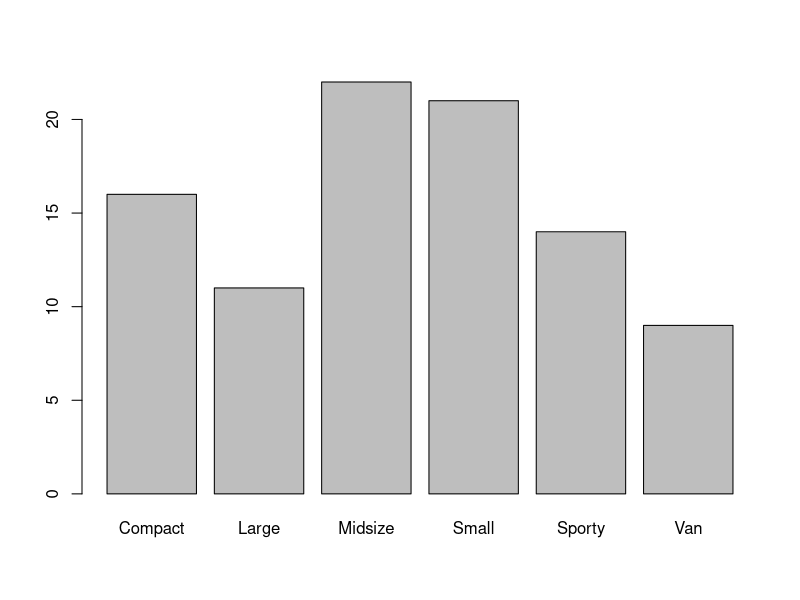
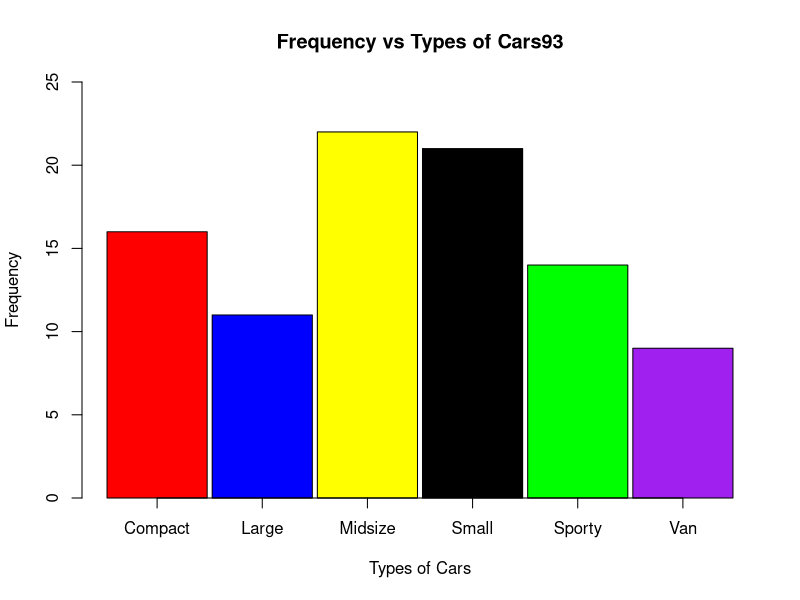
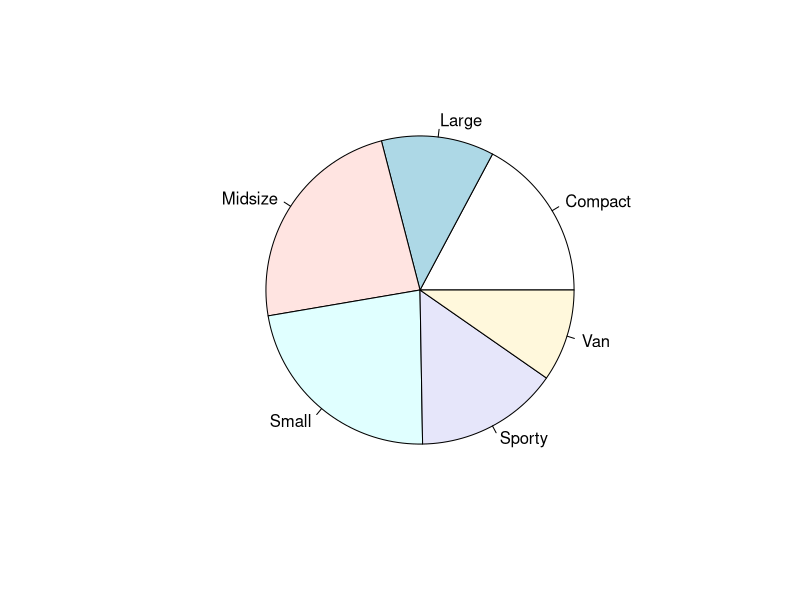
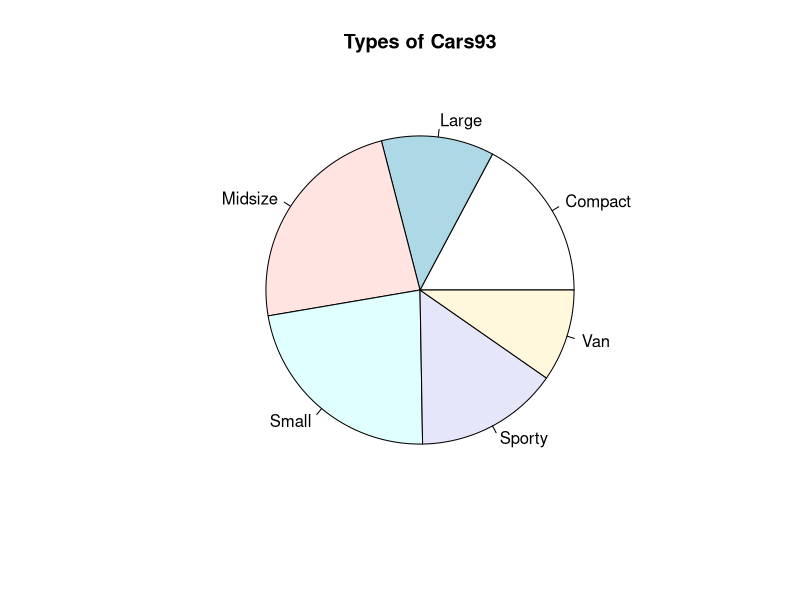
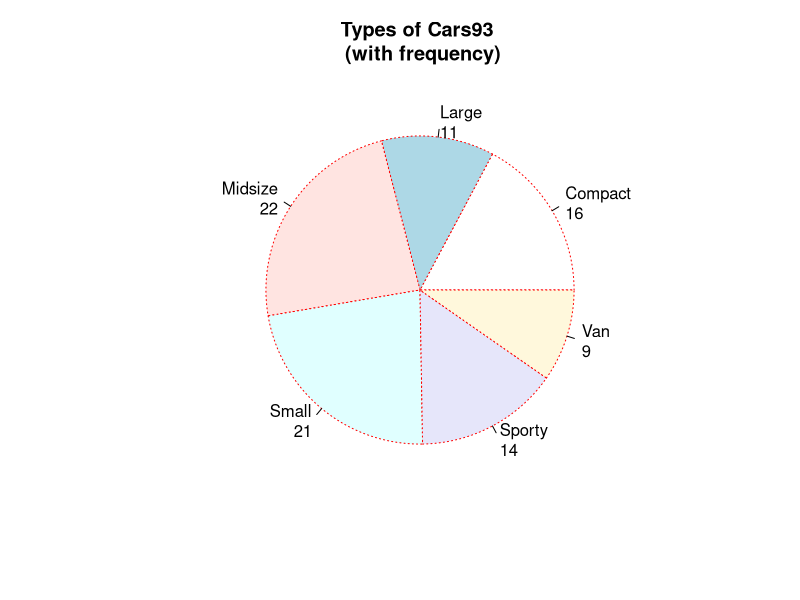
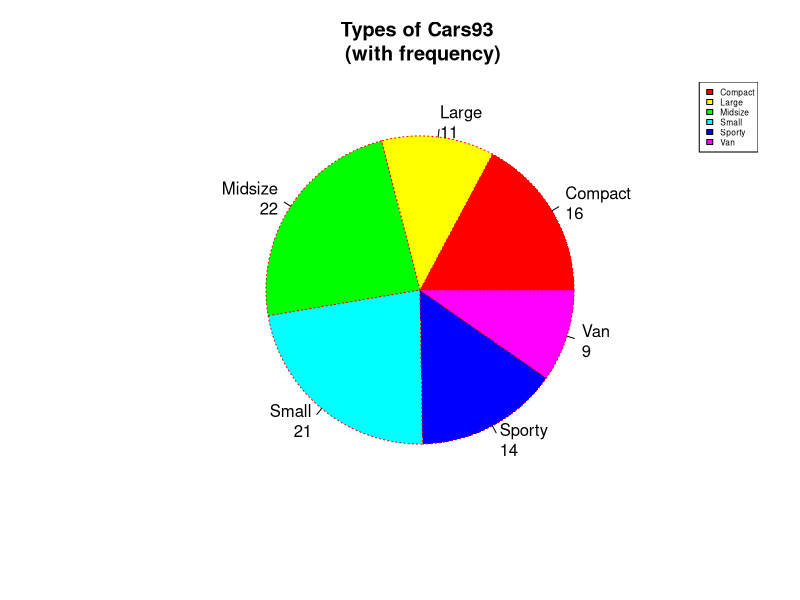
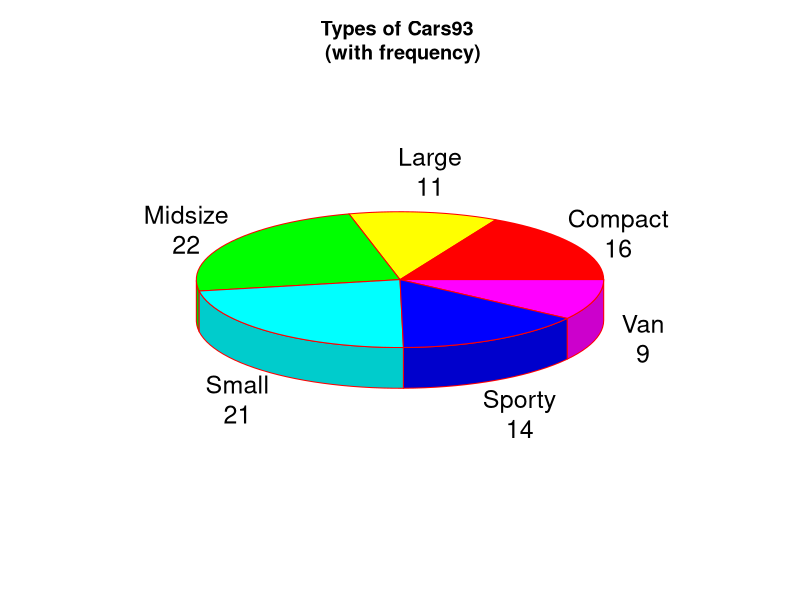
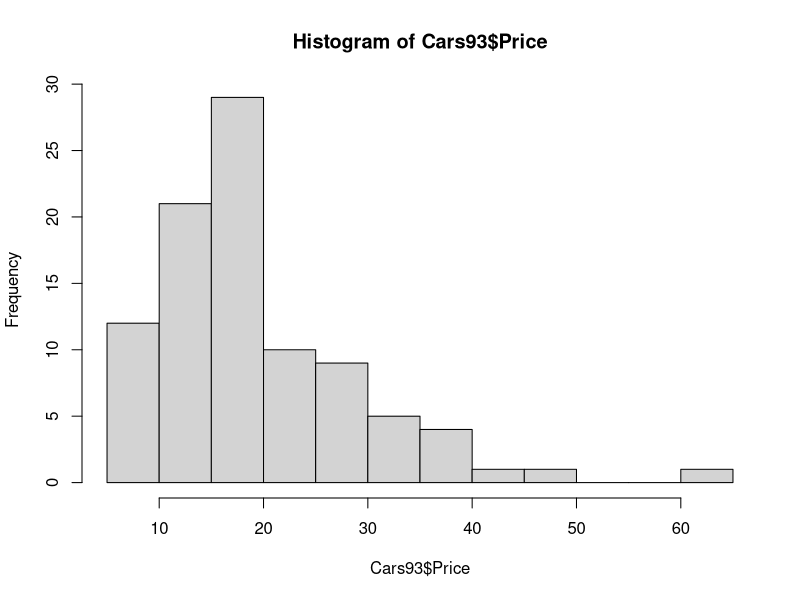

The R script that drew these images, in order:
library(MASS)
data("Cars93")

png(file = "graph.jpg")

#construct a table
table(Cars93$Type)

#draw barplot
barplot(table(Cars93$Type))
barplot(table(Cars93$Type), main = "Frequency vs Types of Cars93",
        ylab = "Frequency", xlab = "Types of Cars",
        ylim = c(0, 25), axis.lty = "solid",
        col = c("red", "blue", "yellow", "black", "green", "purple"),
        space = 0.05)

#draw piechart
pie(table(Cars93$Type))
pie(table(Cars93$Type), main = "Types of Cars93")

lbls = paste(names(table(Cars93$Type)), "\n", table(Cars93$Type), sep = "")
pie(table(Cars93$Type), labels = lbls, main = "Types of Cars93 \n (with frequency)",
    border = "red", lty = "dotted")

lbls2 = paste(table(Cars93$Type))
pie(table(Cars93$Type), labels = lbls, main = "Types of Cars93 \n (with frequency)",
    border = "red", lty = "dotted", col = rainbow(length(table(Cars93$Type))))

lgd = names(table(Cars93$Type))
legend("topright", lgd, cex = 0.5, fill = rainbow(length(table(Cars93$Type))) )

library(plotrix)
pie3D(table(Cars93$Type), labels = lbls, main = "Types of Cars93 \n (with frequency)",
    border = "red", lty = "dotted")

#Histogram
hist(Cars93$Price)
hist(Cars93$Price, xlab = "Price (x $1,000)", xlim = c(0,70),
     main = "Prices of 93 Models of 1993 Cars", probability = TRUE)
lines(density(Cars93$Price))

#Scatter plot
plot(Cars93$Horsepower~Cars93$MPG.city)
plot(Cars93$Horsepower~Cars93$MPG.city, xlab = "Horsepower", ylab = "MPG City",
     main = "MPG City vs Horsepower")

#Boxplot
boxplot(Cars93$Horsepower~Cars93$Cylinders)
boxplot(Cars93$Horsepower~Cars93$Cylinders, xlab = "Cylinders", ylab = "Horsepower",
        main = "Horsepower vs Number of cylinders")

dev.off()
